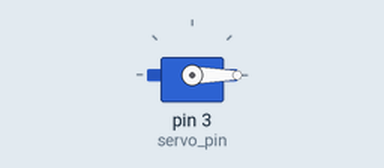
This sketch was run on a simulated Arduino Uno, built with avr-gcc and run on an emulated ATmega328P. On the bench: servo.

Above: at 0.05 s.
At 3.0 s:
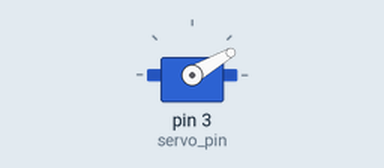
At 6.0 s:
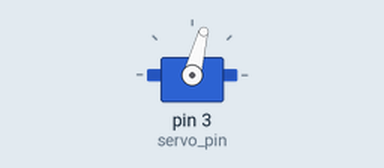
At 12.0 s:
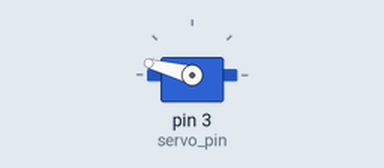
Timing chart, 0 to 15.6 s (numbered marks = the images above):
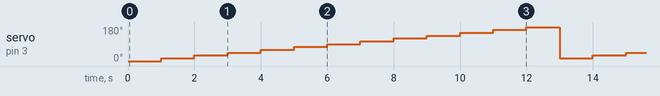

Measured:
- by itself, servo on pin 3 (servo_pin): repeats every 12.0 s: 30° 1.0 s, 45° 1.0 s, 60° 1.0 s, 75° 1.0 s, 90° 1.0 s, 105° 1.0 s, 120° 1.0 s, 135° 1.0 s, 150° 1.0 s, 165° 1.0 s, 180° 1.0 s, 15° 1.0 s

The sketch:

ServoTest.ino
```cpp
#include <Servo.h>

Servo servo_1; // servo controller (multiple can exist)

int servo_pin = 3; // PWM pin for servo control
int pos = 0;    // servo starting position
int step_deg = 15;
int max_deg = 180;

void setup() {
  servo_1.attach(servo_pin); // start servo control
}

void loop() {
   servo_1.write(pos);
   pos += step_deg;
   if(pos > max_deg)
   {
    pos = pos - max_deg;
   }
   delay(1000);
}
```
